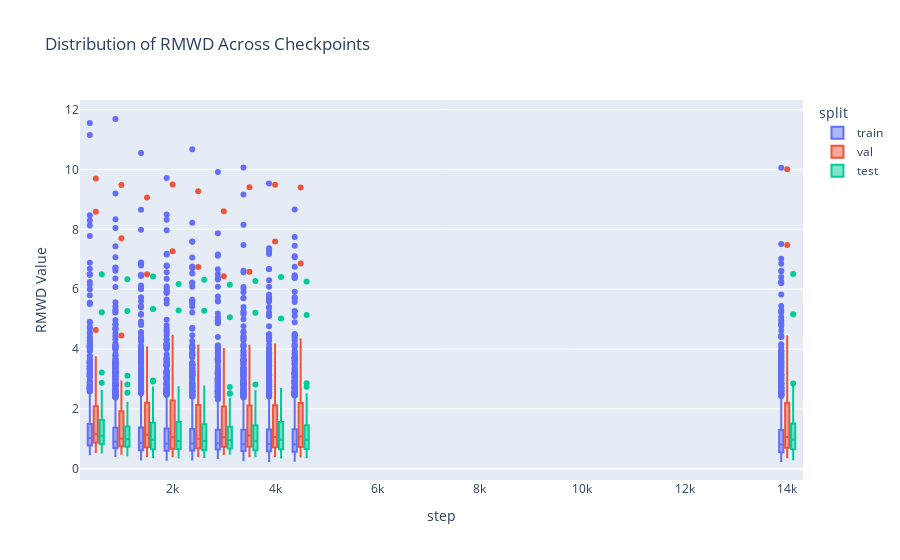
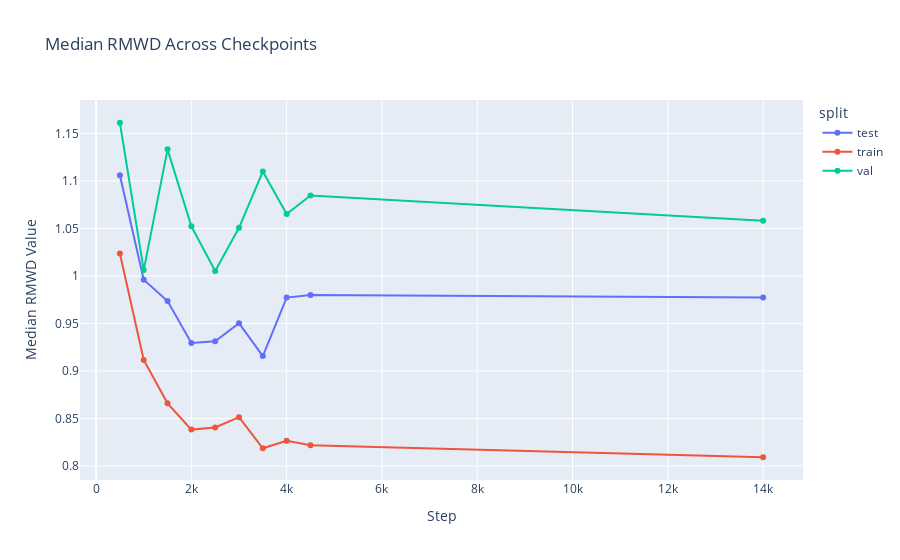

Source (notebook cell) for these figures, in order:
### Markdown cell above
### Predicting Cholesky Factor with Bures Distance across all checkpoints (train,val,test)

### Code cell
model_name = "cholesky_bures"
df_filtered = rmwd_evals[rmwd_evals["checkpoint"].str.contains(model_name, na=False)]
df_filtered["step"] = df_filtered["checkpoint"].str.extract(r"step=(\d+)").astype(int)


fig = px.box(
    df_filtered,
    x="step",  
    y="value",  
    color="split", 
    title=f"Distribution of RMWD Across Checkpoints {model_name}",
    labels={"value": "RMWD Value", "checkpoint": "Checkpoint"},
    boxmode="group" 
)

fig.show()

df_median = df_filtered.groupby(["step", "split"])["value"].median().reset_index()
fig = px.line(
    df_median,
    x="step",
    y="value",
    color="split",
    title="Median RMWD Across Checkpoints",
    labels={"value": "Median RMWD Value", "step": "Step"},
    markers=True  # Adds points to lines for better readability
)

fig.show()

### Figure 1 — Plotly figure (JSON) as saved in the notebook; plotly's stock layout.template omitted (floating-point values rounded to 4 significant figures; data arrays with more than 128 entries replaced by an {"elided": "..."} marker saying what was removed)
{"data": [{"alignmentgroup": "True", "hovertemplate": "split=train<br>step=%{x}<br>RMWD Value=%{y}<extra></extra>", "legendgroup": "train", "marker": {"color": "#636efa"}, "name": "train", "notched": false, "offsetgroup": "train", "orientation": "v", "showlegend": true, "type": "box", "x": {"elided": "12660 int values"}, "x0": " ", "xaxis": "x", "y": {"elided": "12660 float values"}, "y0": " ", "yaxis": "y"}, {"alignmentgroup": "True", "hovertemplate": "split=val<br>step=%{x}<br>RMWD Value=%{y}<extra></extra>", "legendgroup": "val", "marker": {"color": "#EF553B"}, "name": "val", "notched": false, "offsetgroup": "val", "orientation": "v", "showlegend": true, "type": "box", "x": {"elided": "390 int values"}, "x0": " ", "xaxis": "x", "y": {"elided": "390 float values"}, "y0": " ", "yaxis": "y"}, {"alignmentgroup": "True", "hovertemplate": "split=test<br>step=%{x}<br>RMWD Value=%{y}<extra></extra>", "legendgroup": "test", "marker": {"color": "#00cc96"}, "name": "test", "notched": false, "offsetgroup": "test", "orientation": "v", "showlegend": true, "type": "box", "x": {"elided": "820 int values"}, "x0": " ", "xaxis": "x", "y": {"elided": "820 float values"}, "y0": " ", "yaxis": "y"}], "layout": {"boxmode": "group", "legend": {"title": {"text": "split"}, "tracegroupgap": 0}, "title": {"text": "Distribution of RMWD Across Checkpoints"}, "xaxis": {"anchor": "y", "domain": [0, 1], "title": {"text": "step"}}, "yaxis": {"anchor": "x", "domain": [0, 1], "title": {"text": "RMWD Value"}}}}

### Figure 2 — Plotly figure (JSON) as saved in the notebook; plotly's stock layout.template omitted (floating-point values rounded to 4 significant figures)
{"data": [{"hovertemplate": "split=test<br>Step=%{x}<br>Median RMWD Value=%{y}<extra></extra>", "legendgroup": "test", "line": {"color": "#636efa", "dash": "solid"}, "marker": {"symbol": "circle"}, "mode": "lines+markers", "name": "test", "orientation": "v", "showlegend": true, "type": "scatter", "x": [500, 1000, 1500, 2000, 2500, 3000, 3500, 4000, 4500, 14000], "xaxis": "x", "y": [1.106, 0.996, 0.9735, 0.9294, 0.9311, 0.9503, 0.9156, 0.9772, 0.9799, 0.9774], "yaxis": "y"}, {"hovertemplate": "split=train<br>Step=%{x}<br>Median RMWD Value=%{y}<extra></extra>", "legendgroup": "train", "line": {"color": "#EF553B", "dash": "solid"}, "marker": {"symbol": "circle"}, "mode": "lines+markers", "name": "train", "orientation": "v", "showlegend": true, "type": "scatter", "x": [500, 1000, 1500, 2000, 2500, 3000, 3500, 4000, 4500, 14000], "xaxis": "x", "y": [1.024, 0.9116, 0.8659, 0.8382, 0.8404, 0.8513, 0.8186, 0.8264, 0.8219, 0.8091], "yaxis": "y"}, {"hovertemplate": "split=val<br>Step=%{x}<br>Median RMWD Value=%{y}<extra></extra>", "legendgroup": "val", "line": {"color": "#00cc96", "dash": "solid"}, "marker": {"symbol": "circle"}, "mode": "lines+markers", "name": "val", "orientation": "v", "showlegend": true, "type": "scatter", "x": [500, 1000, 1500, 2000, 2500, 3000, 3500, 4000, 4500, 14000], "xaxis": "x", "y": [1.161, 1.006, 1.133, 1.052, 1.005, 1.051, 1.11, 1.065, 1.085, 1.058], "yaxis": "y"}], "layout": {"legend": {"title": {"text": "split"}, "tracegroupgap": 0}, "title": {"text": "Median RMWD Across Checkpoints"}, "xaxis": {"anchor": "y", "domain": [0, 1], "title": {"text": "Step"}}, "yaxis": {"anchor": "x", "domain": [0, 1], "title": {"text": "Median RMWD Value"}}}}
